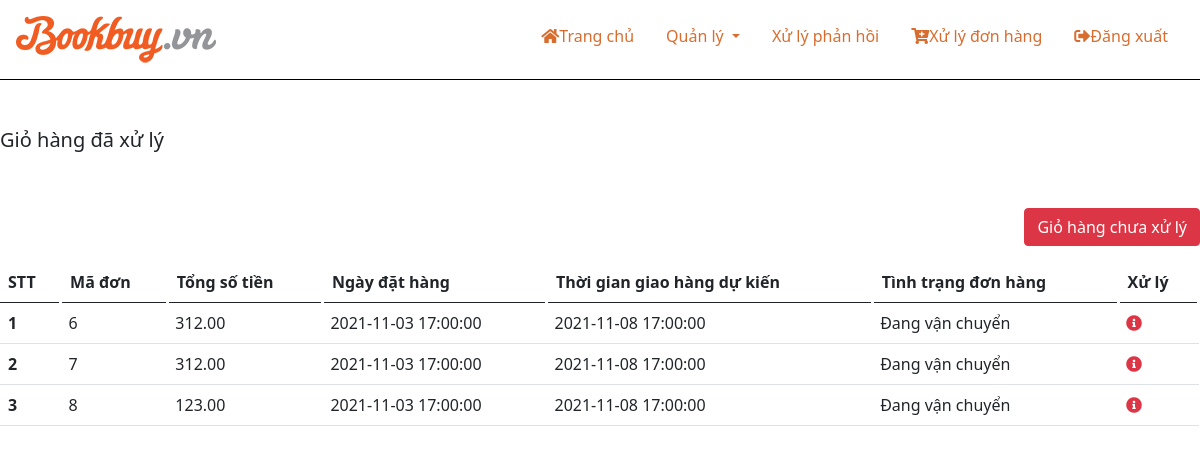
The page /admin/cart_success.php (signed in) on the database its author committed.
### tables this page shows
CREATE TABLE `orders` (
  `orderid` int(10) NOT NULL,
  `userid` int(10) NOT NULL,
  `date` timestamp NOT NULL DEFAULT current_timestamp(),
  `date_ship` timestamp NOT NULL DEFAULT current_timestamp(),
  `ship_address` char(80) NOT NULL,
  `sdt` int(11) NOT NULL,
  `amount` decimal(6,2) DEFAULT 0.00,
  `order_status` varchar(255) NOT NULL
);

### admin/cart_success.php (the view)
<?php
include('header.php');
?>
<div class="col">
    <h5 class="mt-5">Giỏ hàng đã xử lý</h5>
    <div class="text-end">
        <p class="lead btn btn-danger mt-5 mb-3 "><a href="./handle_cart.php" class="text-decoration-none text-white">Giỏ hàng chưa xử lý</a></p>
    </div>
</div>
<table class="table">
    <thead>
        <tr>
            <th scope="col">STT</th>
            <th scope="col"> Mã đơn</th>
            <th scope="col">Tổng số tiền</th>
            <th scope="col">Ngày đặt hàng</th>
            <th scope="col">Thời gian giao hàng dự kiến</th>
            <th scope="col">Tình trạng đơn hàng</th>
            <th scope="col">Xử lý</th>
        </tr>
    </thead>
    <tbody>
        <?php
        $sql = "SELECT * FROM orders WHERE  order_status = 'Đang vận chuyển'";
        $result = mysqli_query($conn, $sql);
        if (mysqli_num_rows($result) > 0) {
            $i = 1;
            while ($row = mysqli_fetch_assoc($result)) {
        ?>
                <tr>
                    <th scope="row"><?php echo $i; ?> </th>
                    <td><?php echo $row['orderid']; ?> </td>
                    <td><?php echo $row['amount']; ?> </td>
                    <td><?php echo $row['date']; ?> </td>
                    <td><?php echo $row['date_ship']; ?> </td>
                    <td><?php echo $row['order_status']; ?> </td>
                    <td><a href="detail_cart.php?orderid=<?php echo $row['orderid'] ?>" class="text-decotion-none text-danger "><i class="fas fa-info-circle"></i></a></td>
                </tr>
        <?php
                $i++;
            }
        }
        ?>
    </tbody>
</table>

### admin/index.css (style rules this page uses)
* { padding: 0; margin: 0; box-sizing: border-box; text-decoration: none; }
:root { --color-main: #d86d2f; }
.table thead tr th { border-bottom: 1px solid #000; border-right: 3px solid rgba(0,0,0,0); }

### rows shown on the page
orders: orderid "6", amount "312.00", date "2021-11-03 17:00:00", date_ship "2021-11-08 17:00:00", order_status "Đang vận chuyển"
orders: orderid "7", amount "312.00", date "2021-11-03 17:00:00", date_ship "2021-11-08 17:00:00", order_status "Đang vận chuyển"
orders: orderid "8", amount "123.00", date "2021-11-03 17:00:00", date_ship "2021-11-08 17:00:00", order_status "Đang vận chuyển"
